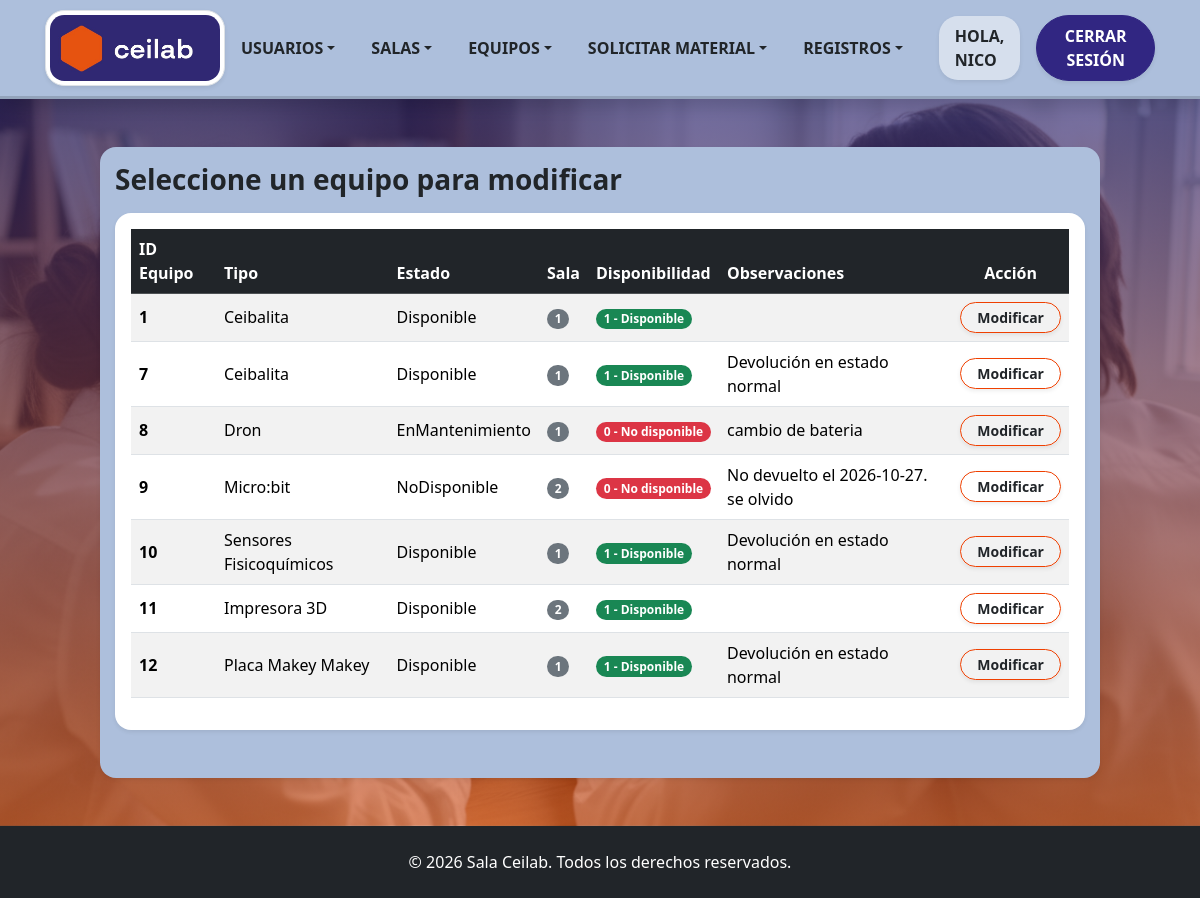
Screenshot of /Formularios/modEquipo.php (signed in) with the database file from the repository.
### tables this page shows
CREATE TABLE `equipo` (
  `IDEquipo` int(50) NOT NULL,
  `Estado` varchar(50) NOT NULL,
  `Observaciones` varchar(50) DEFAULT NULL,
  `Tipo` varchar(50) DEFAULT NULL,
  `IDSala_ceilab` int(11) NOT NULL,
  `Disponibilidad` tinyint(1) DEFAULT NULL,
  `activo` tinyint(1) NOT NULL DEFAULT 1
);

### Clases/ClsEquipo.php (called while the page is built, shortened)
<?php
class ClsEquipo {
    public function listarEquipos($filtroTipo = '', $filtroDisponibilidad = '') {
        $objConexion = new Conexion();
        $link = $objConexion->conectar();
        $sql = "SELECT IDEquipo, Estado, Observaciones, Tipo, IDSala_ceilab, Disponibilidad
                FROM equipo WHERE activo = 1";
        $sql .= " ORDER BY IDEquipo ASC";
        $resultado = mysqli_query($link, $sql);
        $equipos = [];
        if ($resultado) {
            while ($row = mysqli_fetch_assoc($resultado)) {
                $equipos[] = $row;
            }
        }
        return $equipos;
    }
}
?>

### Formularios/modEquipo.php (the view, shortened to what this page needs)
<?php
require_once '../Clases/ClsEquipo.php';
$objEquipo = new ClsEquipo();
$listaEquipos = $objEquipo->listarEquipos();
?>
<!DOCTYPE html>
<html lang="es">
    <head>
        <link href="../bootstrap_theme/bootstrap.css" rel="stylesheet" type="text/css">
        <link rel="stylesheet" href="../Estilos/blocks.css">
        <link href="../Estilos/style.css" rel="stylesheet">
    </head>
    <body class="d-flex flex-column min-vh-100 bg-light">
        <?php include '../navbar.php'; ?>
        <section class="hero-section flex-fill pb-5 pt-5">
            <div class="container pb-5 pt-3 rounded shadow-sm col-md-11 col-xl-10" style="background-color: #adbfdc;">
                <div class="row">
                    <div>
                        <h3 class="mb-3 text-dark fw-bold">Seleccione un equipo para modificar</h3>
                        <?php if (count($listaEquipos) > 0): ?>
                            <div class="table-responsive bg-white p-3 shadow-sm rounded">
                                <table class="table table-striped table-hover align-middle">
                                    <thead class="table-dark">
                                        <tr>
                                            <th>ID Equipo</th>
                                            <th>Tipo</th>
                                            <th>Estado</th>
                                            <th>Sala</th>
                                            <th>Disponibilidad</th>
                                            <th>Observaciones</th>
                                            <th class="text-center">Acción</th>
                                        </tr>
                                    </thead>
                                    <tbody>
                                        <?php foreach ($listaEquipos as $eq):
                                            $disp = (string)$eq['Disponibilidad'];
                                            $esDisponible = ($disp === '1');
                                            $textoDisp = $esDisponible ? '1 - Disponible' : '0 - No disponible';
                                            $claseBadge = $esDisponible ? 'success' : 'danger';
                                        ?>
                                            <tr>
                                                <td class="fw-bold"><?php echo htmlspecialchars($eq['IDEquipo']); ?></td>
                                                <td><?php echo htmlspecialchars($eq['Tipo']); ?></td>
                                                <td><?php echo htmlspecialchars($eq['Estado']); ?></td>
                                                <td><span class="badge bg-secondary"><?php echo htmlspecialchars($eq['IDSala_ceilab']); ?></span></td>
                                                <td>
                                                    <span class="badge bg-<?php echo $claseBadge; ?>">
                                                        <?php echo $textoDisp; ?>
                                                    </span>
                                                </td>
                                                <td><?php echo htmlspecialchars($eq['Observaciones']); ?></td>
                                                <td class="text-center">
                                                    <a href="modEquipo.php?editar=<?php echo urlencode($eq['IDEquipo']); ?>" class="btn btn-sm btn-outline-warning text-dark fw-bold px-3 rounded-pill shadow-sm">Modificar</a>
                                                </td>
                                            </tr>
                                        <?php endforeach; ?>
                                    </tbody>
                                </table>
                            </div>
                        <?php else: ?>
                            <div class='alert alert-info text-center bg-white mb-0'>No hay equipos registrados actualmente para modificar.</div>
                        <?php endif; ?>
                    </div>
                </div>
            </div>
        </section>
        <?php include '../footer.php'; ?>
    </body>
</html>

### Estilos/style.css (style rules this page uses)
.hero-section { background-image: linear-gradient(rgba(48, 40, 115, 0.67), rgba(230, 83, 16, 0.57)), url('../assets/img/ceilab.png'); background-size: cover; background-position: center; background-repeat: no-repeat; }

### rows the page displays
equipo: IDEquipo "1", Tipo "Ceibalita", Estado "Disponible", IDSala_ceilab "1", Disponibilidad "1 - Disponible"
equipo: IDEquipo "7", Tipo "Ceibalita", Estado "Disponible", IDSala_ceilab "1", Disponibilidad "1 - Disponible", Observaciones "Devolución en estado normal"
equipo: IDEquipo "8", Tipo "Dron", Estado "EnMantenimiento", IDSala_ceilab "1", Disponibilidad "0 - No disponible", Observaciones "cambio de bateria"
equipo: IDEquipo "9", Tipo "Micro:bit", Estado "NoDisponible", IDSala_ceilab "2", Disponibilidad "0 - No disponible", Observaciones "No devuelto el 2026-10-27. se olvido"
equipo: IDEquipo "10", Tipo "Sensores Fisicoquímicos", Estado "Disponible", IDSala_ceilab "1", Disponibilidad "1 - Disponible", Observaciones "Devolución en estado normal"
equipo: IDEquipo "11", Tipo "Impresora 3D", Estado "Disponible", IDSala_ceilab "2", Disponibilidad "1 - Disponible"
equipo: IDEquipo "12", Tipo "Placa Makey Makey", Estado "Disponible", IDSala_ceilab "1", Disponibilidad "1 - Disponible", Observaciones "Devolución en estado normal"

### other values shown
$_SESSION['nombre'] "NICO"
